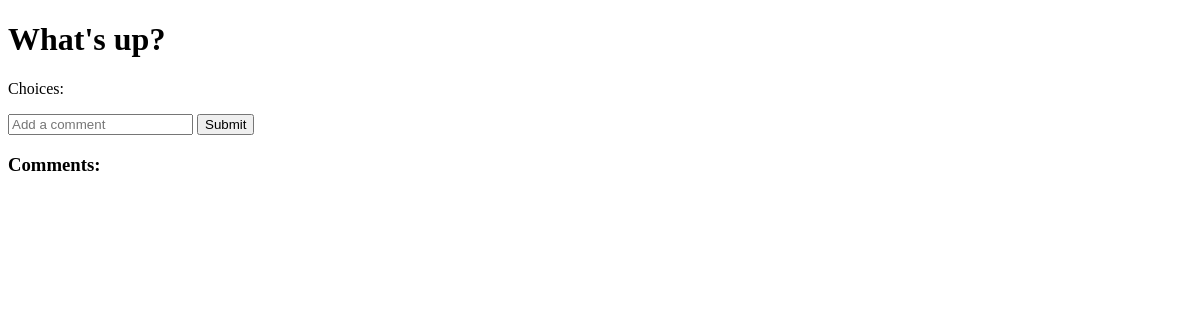
The app's page /polls/question/1/ (signed in), older data.
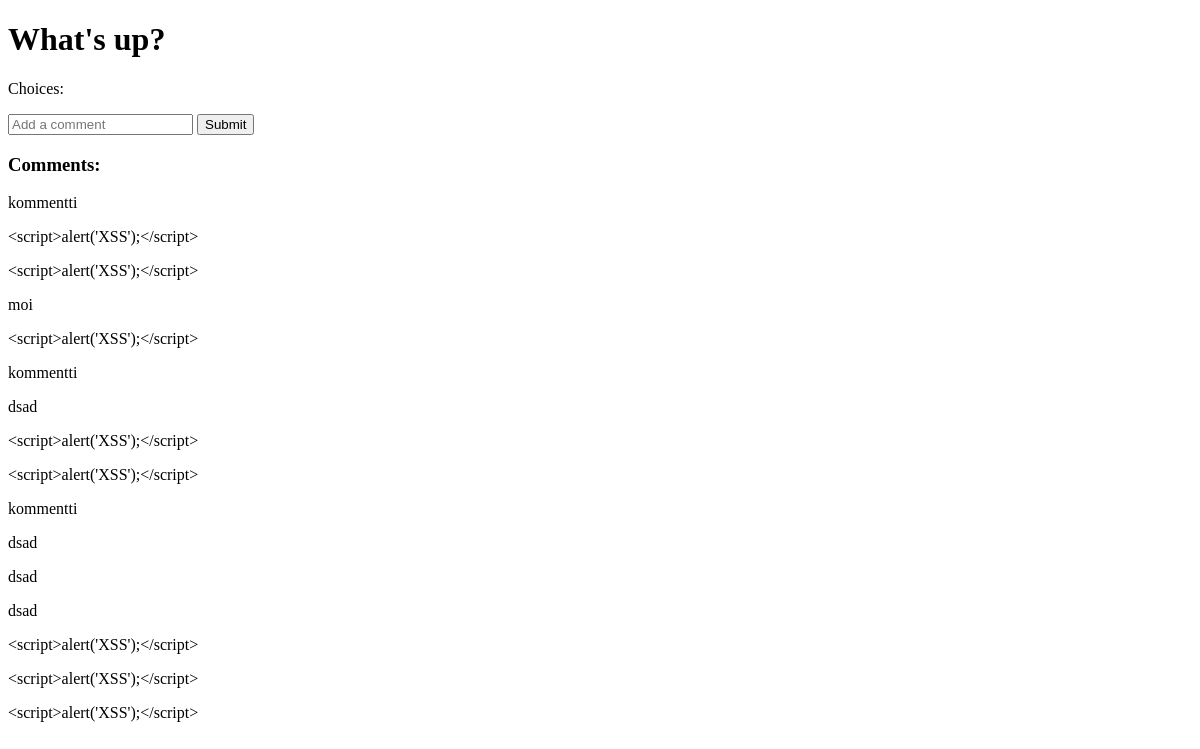
The same page, newer data.
### polls/models.py (models this page shows, shortened)
class Question(models.Model):
    question_text = models.CharField(max_length=200)
    pub_date = models.DateTimeField('date published')
    user = models.ForeignKey(User, on_delete=models.CASCADE)
    def __str__(self):
        return self.question_text

class Comment(models.Model):
    question = models.ForeignKey(Question, related_name='comments', on_delete=models.CASCADE)
    user = models.ForeignKey(User, on_delete=models.CASCADE)
    text = models.TextField()
    created_at = models.DateTimeField(auto_now_add=True)

### polls/views.py (the view, shortened to what this page needs)
# urls.py: path('question/<int:question_id>/', views.detail, name='detail'),
@login_required
def detail(request, question_id):
    question = get_object_or_404(Question, pk=question_id)
    if question.user != request.user:
        return HttpResponseForbidden("You do not have permission to access this resource.")
    comments = Comment.objects.filter(question=question)
    return render(request, 'polls/detail.html', {'question': question, 'comments': comments})

### polls/templates/polls/detail.html (shortened to what this page needs)
<!DOCTYPE html>
<html>
<head>
</head>
<body>
    <h1>{{ question }}</h1>
    <p>Choices:</p>
    <form method="post" action="">
        <input type="text" name="comment" placeholder="Add a comment">
        <button type="submit">Submit</button>
    </form>
    <h3>Comments:</h3>
    <div>
        {% for comment in comments %}
            <p>{{ comment.text|escape }}</p>
        {% endfor %}
    </div>
</body>
</html>

Row changes from the older to the newer data that the page shows:
added Comment: text "kommentti"
added Comment: text "<script>alert('XSS');</script>"
added Comment: text "<script>alert('XSS');</script>"
added Comment: text "moi"
added Comment: text "<script>alert('XSS');</script>"
added Comment: text "kommentti"
added Comment: text "dsad"
added Comment: text "<script>alert('XSS');</script>"
added Comment: text "<script>alert('XSS');</script>"
added Comment: text "kommentti"
added Comment: text "dsad"
added Comment: text "dsad"
added Comment: text "dsad"
added Comment: text "<script>alert('XSS');</script>"
added Comment: text "<script>alert('XSS');</script>"
added Comment: text "<script>alert('XSS');</script>"
